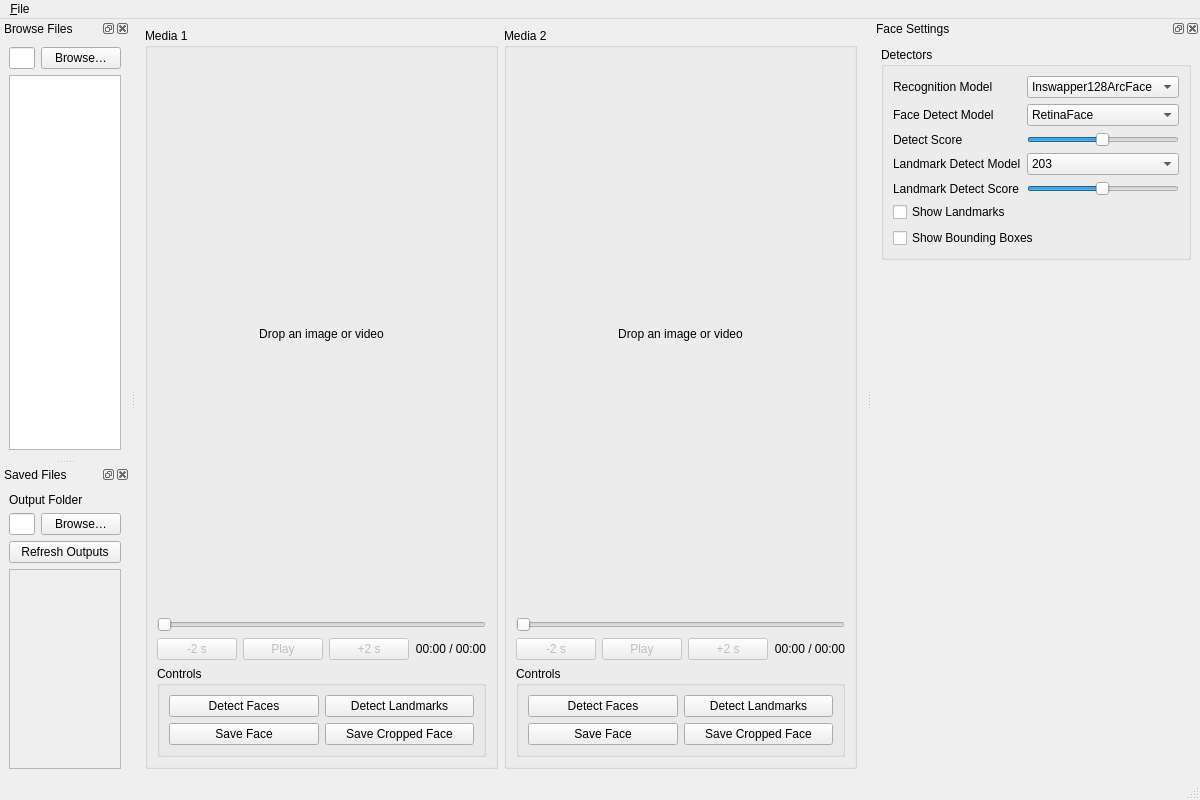
<?xml version="1.0" encoding="UTF-8"?>
<ui version="4.0">
 <class>MainWindow</class>
 <widget class="QMainWindow" name="MainWindow">
  <property name="geometry">
   <rect>
    <x>0</x>
    <y>0</y>
    <width>1200</width>
    <height>800</height>
   </rect>
  </property>
  <property name="windowTitle">
   <string>FaceShapeLab</string>
  </property>
  <widget class="QWidget" name="centralwidget">
   <layout class="QHBoxLayout" name="panelsLayout" stretch="1,1">
    <item>
     <widget class="QGroupBox" name="leftPanel">
      <property name="acceptDrops">
       <bool>true</bool>
      </property>
      <property name="title">
       <string>Media 1</string>
      </property>
      <layout class="QVBoxLayout" name="leftPanelLayout" stretch="1,0,0">
       <item>
        <widget class="QLabel" name="leftImage">
         <property name="sizePolicy">
          <sizepolicy hsizetype="Ignored" vsizetype="Ignored">
           <horstretch>0</horstretch>
           <verstretch>0</verstretch>
          </sizepolicy>
         </property>
         <property name="accessibleName">
          <string>Media 1 image</string>
         </property>
         <property name="text">
          <string>Drop an image or video</string>
         </property>
         <property name="alignment">
          <set>Qt::AlignmentFlag::AlignCenter</set>
         </property>
        </widget>
       </item>
       <item>
        <widget class="QWidget" name="leftPlaybackControls">
         <layout class="QVBoxLayout" name="leftPlaybackLayout">
          <property name="leftMargin"><number>0</number></property>
          <property name="topMargin"><number>0</number></property>
          <property name="rightMargin"><number>0</number></property>
          <property name="bottomMargin"><number>0</number></property>
          <item>
           <widget class="QSlider" name="leftTimelineSlider">
            <property name="enabled"><bool>false</bool></property>
            <property name="accessibleName"><string>Media 1 timeline</string></property>
            <property name="toolTip"><string>Scrub to a frame</string></property>
            <property name="maximum"><number>0</number></property>
            <property name="pageStep"><number>2000</number></property>
            <property name="orientation"><enum>Qt::Orientation::Horizontal</enum></property>
           </widget>
          </item>
          <item>
           <layout class="QHBoxLayout" name="leftTransportLayout">
            <item>
             <widget class="QPushButton" name="leftSkipBackwardButton">
              <property name="enabled"><bool>false</bool></property>
              <property name="text"><string>-2 s</string></property>
              <property name="toolTip"><string>Skip backward 2 seconds</string></property>
              <property name="accessibleName"><string>Media 1: skip backward 2 seconds</string></property>
             </widget>
            </item>
            <item>
             <widget class="QPushButton" name="leftPlayPauseButton">
              <property name="enabled"><bool>false</bool></property>
              <property name="text"><string>Play</string></property>
              <property name="toolTip"><string>Play or pause</string></property>
              <property name="accessibleName"><string>Media 1: play or pause</string></property>
             </widget>
            </item>
            <item>
             <widget class="QPushButton" name="leftSkipForwardButton">
              <property name="enabled"><bool>false</bool></property>
              <property name="text"><string>+2 s</string></property>
              <property name="toolTip"><string>Skip forward 2 seconds</string></property>
              <property name="accessibleName"><string>Media 1: skip forward 2 seconds</string></property>
             </widget>
            </item>
            <item>
             <widget class="QLabel" name="leftTimeLabel">
              <property name="text"><string>00:00 / 00:00</string></property>
              <property name="alignment"><set>Qt::AlignmentFlag::AlignRight|Qt::AlignmentFlag::AlignVCenter</set></property>
             </widget>
            </item>
           </layout>
          </item>
         </layout>
        </widget>
       </item>
       <item>
        <widget class="QGroupBox" name="leftControls">
         <property name="title">
          <string>Controls</string>
         </property>
         <layout class="QGridLayout" name="leftControlsGrid">
          <item row="0" column="0">
           <widget class="QPushButton" name="leftDetectFacesButton">
            <property name="text"><string>Detect Faces</string></property>
           </widget>
          </item>
          <item row="0" column="1">
           <widget class="QPushButton" name="leftDetectLandmarksButton">
            <property name="text"><string>Detect Landmarks</string></property>
           </widget>
          </item>
          <item row="1" column="0">
           <widget class="QPushButton" name="leftSaveFaceButton">
            <property name="text"><string>Save Face</string></property>
           </widget>
          </item>
          <item row="1" column="1">
           <widget class="QPushButton" name="leftSaveCroppedFaceButton">
            <property name="text"><string>Save Cropped Face</string></property>
           </widget>
          </item>
         </layout>
        </widget>
       </item>
      </layout>
     </widget>
    </item>
    <item>
     <widget class="QGroupBox" name="rightPanel">
      <property name="acceptDrops">
       <bool>true</bool>
      </property>
      <property name="title">
       <string>Media 2</string>
      </property>
      <layout class="QVBoxLayout" name="rightPanelLayout" stretch="1,0,0">
       <item>
        <widget class="QLabel" name="rightImage">
         <property name="sizePolicy">
          <sizepolicy hsizetype="Ignored" vsizetype="Ignored">
           <horstretch>0</horstretch>
           <verstretch>0</verstretch>
          </sizepolicy>
         </property>
         <property name="accessibleName">
          <string>Media 2 image</string>
         </property>
         <property name="text">
          <string>Drop an image or video</string>
         </property>
         <property name="alignment">
          <set>Qt::AlignmentFlag::AlignCenter</set>
         </property>
        </widget>
       </item>
       <item>
        <widget class="QWidget" name="rightPlaybackControls">
         <layout class="QVBoxLayout" name="rightPlaybackLayout">
          <property name="leftMargin"><number>0</number></property>
          <property name="topMargin"><number>0</number></property>
          <property name="rightMargin"><number>0</number></property>
          <property name="bottomMargin"><number>0</number></property>
          <item>
           <widget class="QSlider" name="rightTimelineSlider">
            <property name="enabled"><bool>false</bool></property>
            <property name="accessibleName"><string>Media 2 timeline</string></property>
            <property name="toolTip"><string>Scrub to a frame</string></property>
            <property name="maximum"><number>0</number></property>
            <property name="pageStep"><number>2000</number></property>
            <property name="orientation"><enum>Qt::Orientation::Horizontal</enum></property>
           </widget>
          </item>
          <item>
           <layout class="QHBoxLayout" name="rightTransportLayout">
            <item>
             <widget class="QPushButton" name="rightSkipBackwardButton">
              <property name="enabled"><bool>false</bool></property>
              <property name="text"><string>-2 s</string></property>
              <property name="toolTip"><string>Skip backward 2 seconds</string></property>
              <property name="accessibleName"><string>Media 2: skip backward 2 seconds</string></property>
             </widget>
            </item>
            <item>
             <widget class="QPushButton" name="rightPlayPauseButton">
              <property name="enabled"><bool>false</bool></property>
              <property name="text"><string>Play</string></property>
              <property name="toolTip"><string>Play or pause</string></property>
              <property name="accessibleName"><string>Media 2: play or pause</string></property>
             </widget>
            </item>
            <item>
             <widget class="QPushButton" name="rightSkipForwardButton">
              <property name="enabled"><bool>false</bool></property>
              <property name="text"><string>+2 s</string></property>
              <property name="toolTip"><string>Skip forward 2 seconds</string></property>
              <property name="accessibleName"><string>Media 2: skip forward 2 seconds</string></property>
             </widget>
            </item>
            <item>
             <widget class="QLabel" name="rightTimeLabel">
              <property name="text"><string>00:00 / 00:00</string></property>
              <property name="alignment"><set>Qt::AlignmentFlag::AlignRight|Qt::AlignmentFlag::AlignVCenter</set></property>
             </widget>
            </item>
           </layout>
          </item>
         </layout>
        </widget>
       </item>
       <item>
        <widget class="QGroupBox" name="rightControls">
         <property name="title">
          <string>Controls</string>
         </property>
         <layout class="QGridLayout" name="rightControlsGrid">
          <item row="0" column="0">
           <widget class="QPushButton" name="rightDetectFacesButton">
            <property name="text"><string>Detect Faces</string></property>
           </widget>
          </item>
          <item row="0" column="1">
           <widget class="QPushButton" name="rightDetectLandmarksButton">
            <property name="text"><string>Detect Landmarks</string></property>
           </widget>
          </item>
          <item row="1" column="0">
           <widget class="QPushButton" name="rightSaveFaceButton">
            <property name="text"><string>Save Face</string></property>
           </widget>
          </item>
          <item row="1" column="1">
           <widget class="QPushButton" name="rightSaveCroppedFaceButton">
            <property name="text"><string>Save Cropped Face</string></property>
           </widget>
          </item>
         </layout>
        </widget>
       </item>
      </layout>
     </widget>
    </item>
   </layout>
  </widget>
  <widget class="QMenuBar" name="menubar">
   <property name="geometry">
    <rect>
     <x>0</x>
     <y>0</y>
     <width>1200</width>
     <height>33</height>
    </rect>
   </property>
   <widget class="QMenu" name="menuFile">
    <property name="title">
     <string>&amp;File</string>
    </property>
   </widget>
   <addaction name="menuFile"/>
  </widget>
  <widget class="QStatusBar" name="statusbar"/>
  <widget class="QDockWidget" name="filesFoldersDock">
   <property name="windowTitle">
    <string>Browse Files</string>
   </property>
   <attribute name="dockWidgetArea">
    <number>1</number>
   </attribute>
   <widget class="QWidget" name="filesFoldersContents">
    <layout class="QVBoxLayout" name="filesFoldersLayout">
     <item>
      <layout class="QHBoxLayout" name="folderPickerLayout">
       <item>
        <widget class="QLineEdit" name="folderPath">
         <property name="accessibleName">
          <string>Selected folder</string>
         </property>
         <property name="readOnly">
          <bool>true</bool>
         </property>
        </widget>
       </item>
       <item>
        <widget class="QPushButton" name="browseFolderButton">
         <property name="toolTip">
          <string>Select a folder</string>
         </property>
         <property name="text">
          <string>Browse…</string>
         </property>
        </widget>
       </item>
      </layout>
     </item>
     <item>
      <widget class="QTreeView" name="filesTree">
       <property name="accessibleName">
        <string>Files and folders</string>
       </property>
       <property name="editTriggers">
        <set>QAbstractItemView::EditTrigger::NoEditTriggers</set>
       </property>
       <property name="dragEnabled">
        <bool>true</bool>
       </property>
       <property name="dragDropMode">
        <enum>QAbstractItemView::DragDropMode::DragOnly</enum>
       </property>
       <property name="defaultDropAction">
        <enum>Qt::DropAction::CopyAction</enum>
       </property>
       <property name="uniformRowHeights">
        <bool>true</bool>
       </property>
       <property name="sortingEnabled">
        <bool>true</bool>
       </property>
      </widget>
     </item>
    </layout>
   </widget>
  </widget>
  <widget class="QDockWidget" name="savedFilesDock">
   <property name="windowTitle">
    <string>Saved Files</string>
   </property>
   <attribute name="dockWidgetArea">
    <number>1</number>
   </attribute>
   <widget class="QWidget" name="savedFilesContents">
    <layout class="QVBoxLayout" name="savedFilesLayout" stretch="0,0,0,1">
     <item>
      <widget class="QLabel" name="outputFolderLabel">
       <property name="text"><string>Output Folder</string></property>
       <property name="buddy"><cstring>outputFolderPath</cstring></property>
      </widget>
     </item>
     <item>
      <layout class="QHBoxLayout" name="outputFolderPickerLayout">
       <item>
        <widget class="QLineEdit" name="outputFolderPath">
         <property name="accessibleName"><string>Output Folder</string></property>
        </widget>
       </item>
       <item>
        <widget class="QPushButton" name="browseOutputFolderButton">
         <property name="toolTip"><string>Set output folder</string></property>
         <property name="text"><string>Browse…</string></property>
        </widget>
       </item>
      </layout>
     </item>
     <item>
      <widget class="QPushButton" name="refreshOutputsButton">
       <property name="text"><string>Refresh Outputs</string></property>
      </widget>
     </item>
     <item>
      <widget class="QScrollArea" name="outputThumbnailsScrollArea">
       <property name="accessibleName"><string>Output thumbnails</string></property>
       <property name="widgetResizable"><bool>true</bool></property>
       <widget class="QWidget" name="outputThumbnailsContents">
        <layout class="QGridLayout" name="outputThumbnailsGrid"/>
       </widget>
      </widget>
     </item>
    </layout>
   </widget>
  </widget>
  <widget class="QDockWidget" name="faceSettingsDock">
   <property name="windowTitle">
    <string>Face Settings</string>
   </property>
   <attribute name="dockWidgetArea">
    <number>2</number>
   </attribute>
   <widget class="QWidget" name="faceSettingsContents">
    <layout class="QVBoxLayout" name="faceSettingsLayout">
     <item>
      <widget class="QGroupBox" name="detectorsGroup">
       <property name="title"><string>Detectors</string></property>
       <layout class="QFormLayout" name="detectorsFormLayout">
        <item row="0" column="0">
         <widget class="QLabel" name="recognitionModelLabel">
          <property name="text"><string>Recognition Model</string></property>
          <property name="buddy"><cstring>recognitionModelComboBox</cstring></property>
         </widget>
        </item>
        <item row="0" column="1">
         <widget class="QComboBox" name="recognitionModelComboBox">
          <property name="accessibleName"><string>Recognition Model</string></property>
          <item><property name="text"><string>Inswapper128ArcFace</string></property></item>
          <item><property name="text"><string>SimSwapArcFace</string></property></item>
          <item><property name="text"><string>GhostArcFace</string></property></item>
          <item><property name="text"><string>CSCSArcFace</string></property></item>
         </widget>
        </item>
        <item row="1" column="0">
         <widget class="QLabel" name="faceDetectModelLabel">
          <property name="text"><string>Face Detect Model</string></property>
          <property name="buddy"><cstring>faceDetectModelComboBox</cstring></property>
         </widget>
        </item>
        <item row="1" column="1">
         <widget class="QComboBox" name="faceDetectModelComboBox">
          <property name="accessibleName"><string>Face Detect Model</string></property>
          <item><property name="text"><string>RetinaFace</string></property></item>
          <item><property name="text"><string>Yolov8</string></property></item>
          <item><property name="text"><string>SCRFD</string></property></item>
          <item><property name="text"><string>Yunet</string></property></item>
          <item><property name="text"><string>Yolov11 VR180</string></property></item>
          <item><property name="text"><string>Yolov12 VR180</string></property></item>
         </widget>
        </item>
        <item row="2" column="0">
         <widget class="QLabel" name="detectScoreLabel">
          <property name="text"><string>Detect Score</string></property>
          <property name="buddy"><cstring>detectScoreSlider</cstring></property>
         </widget>
        </item>
        <item row="2" column="1">
         <widget class="QSlider" name="detectScoreSlider">
          <property name="accessibleName"><string>Detect Score</string></property>
          <property name="minimum"><number>1</number></property>
          <property name="maximum"><number>100</number></property>
          <property name="singleStep"><number>1</number></property>
          <property name="value"><number>50</number></property>
          <property name="orientation"><enum>Qt::Orientation::Horizontal</enum></property>
         </widget>
        </item>
        <item row="3" column="0">
         <widget class="QLabel" name="landmarkDetectModelLabel">
          <property name="text"><string>Landmark Detect Model</string></property>
          <property name="buddy"><cstring>landmarkDetectModelComboBox</cstring></property>
         </widget>
        </item>
        <item row="3" column="1">
         <widget class="QComboBox" name="landmarkDetectModelComboBox">
          <property name="accessibleName"><string>Landmark Detect Model</string></property>
          <property name="currentIndex"><number>5</number></property>
          <item><property name="text"><string>5</string></property></item>
          <item><property name="text"><string>68</string></property></item>
          <item><property name="text"><string>3d68</string></property></item>
          <item><property name="text"><string>98</string></property></item>
          <item><property name="text"><string>106</string></property></item>
          <item><property name="text"><string>203</string></property></item>
          <item><property name="text"><string>478</string></property></item>
          <item><property name="text"><string>tufa98</string></property></item>
          <item><property name="text"><string>tufa314</string></property></item>
          <item><property name="text"><string>orformer98</string></property></item>
         </widget>
        </item>
        <item row="4" column="0">
         <widget class="QLabel" name="landmarkDetectScoreLabel">
          <property name="text"><string>Landmark Detect Score</string></property>
          <property name="buddy"><cstring>landmarkDetectScoreSlider</cstring></property>
         </widget>
        </item>
        <item row="4" column="1">
         <widget class="QSlider" name="landmarkDetectScoreSlider">
          <property name="accessibleName"><string>Landmark Detect Score</string></property>
          <property name="minimum"><number>1</number></property>
          <property name="maximum"><number>100</number></property>
          <property name="singleStep"><number>1</number></property>
          <property name="value"><number>50</number></property>
          <property name="orientation"><enum>Qt::Orientation::Horizontal</enum></property>
         </widget>
        </item>
        <item row="5" column="0" colspan="2">
         <widget class="QCheckBox" name="showLandmarksCheckBox">
          <property name="text"><string>Show Landmarks</string></property>
          <property name="checked"><bool>false</bool></property>
         </widget>
        </item>
        <item row="6" column="0" colspan="2">
         <widget class="QCheckBox" name="showBoundingBoxesCheckBox">
          <property name="text"><string>Show Bounding Boxes</string></property>
          <property name="checked"><bool>false</bool></property>
         </widget>
        </item>
       </layout>
      </widget>
     </item>
     <item>
      <spacer name="faceSettingsVerticalSpacer">
       <property name="orientation"><enum>Qt::Orientation::Vertical</enum></property>
       <property name="sizeHint" stdset="0"><size><width>20</width><height>40</height></size></property>
      </spacer>
     </item>
    </layout>
   </widget>
  </widget>
 </widget>
 <resources/>
 <connections/>
</ui>
